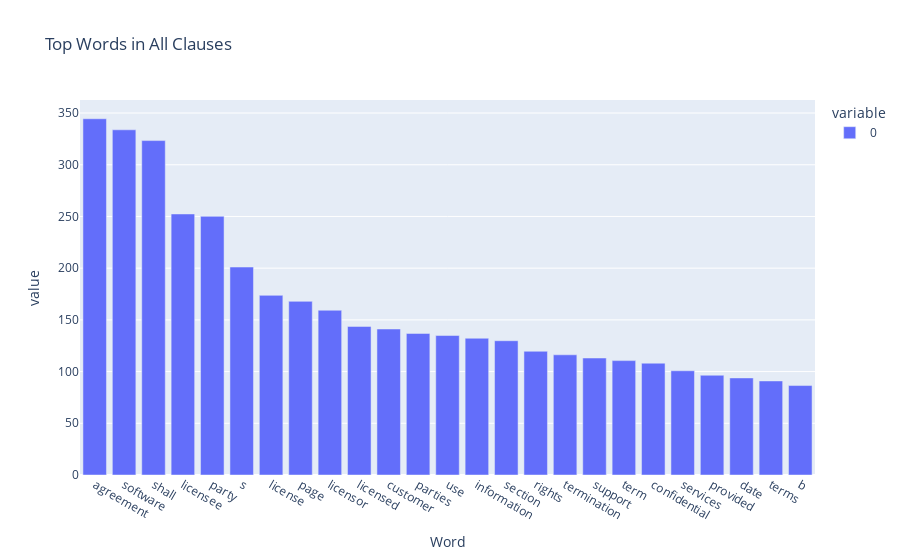

Source (notebook cell):
### Code cell
vector_barplotter(all_clauses, "Top Words in All Clauses", "Word")

### Figure 1 — Plotly figure (JSON) as saved in the notebook; plotly's stock layout.template omitted (floating-point values rounded to 4 significant figures)
{"data": [{"alignmentgroup": "True", "hovertemplate": "variable=0<br>Word=%{x}<br>value=%{y}<extra></extra>", "legendgroup": "0", "marker": {"color": "#636efa"}, "name": "0", "offsetgroup": "0", "orientation": "v", "showlegend": true, "textposition": "auto", "type": "bar", "x": ["agreement", "software", "shall", "licensee", "party", "s", "license", "page", "licensor", "licensed", "customer", "parties", "use", "information", "section", "rights", "termination", "support", "term", "confidential", "services", "provided", "date", "terms", "b"], "xaxis": "x", "y": [344.5, 333.8, 323.4, 252.4, 250.1, 201.1, 173.7, 167.9, 159.3, 143.7, 141.2, 136.9, 134.9, 132.2, 129.8, 119.6, 116.2, 113.1, 110.6, 108.1, 100.8, 96.47, 93.86, 90.94, 86.48], "yaxis": "y"}], "layout": {"autosize": true, "barmode": "relative", "legend": {"title": {"text": "variable"}, "tracegroupgap": 0}, "title": {"text": "Top Words in All Clauses"}, "xaxis": {"anchor": "y", "autorange": true, "domain": [0, 1], "range": [-0.5, 24.5], "title": {"text": "Word"}, "type": "category"}, "yaxis": {"anchor": "x", "autorange": true, "domain": [0, 1], "range": [0, 362.6], "title": {"text": "value"}, "type": "linear"}}}
